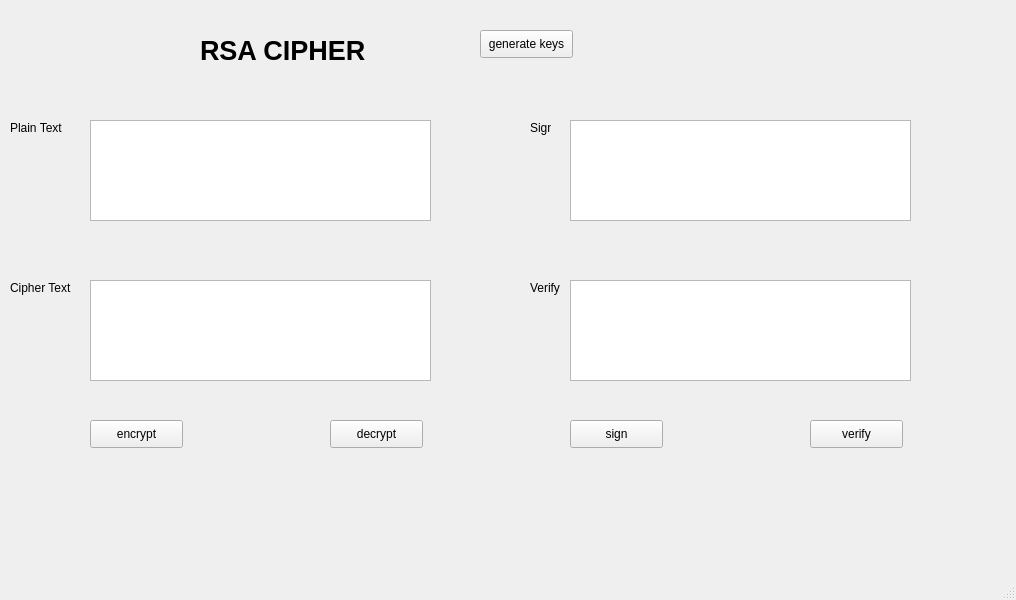
<?xml version="1.0" encoding="UTF-8"?>
<ui version="4.0">
 <class>MainWindow</class>
 <widget class="QMainWindow" name="MainWindow">
  <property name="geometry">
   <rect>
    <x>0</x>
    <y>0</y>
    <width>1016</width>
    <height>600</height>
   </rect>
  </property>
  <property name="windowTitle">
   <string>MainWindow</string>
  </property>
  <widget class="QWidget" name="centralwidget">
   <widget class="QLabel" name="label">
    <property name="geometry">
     <rect>
      <x>200</x>
      <y>30</y>
      <width>271</width>
      <height>41</height>
     </rect>
    </property>
    <property name="font">
     <font>
      <pointsize>20</pointsize>
      <weight>75</weight>
      <bold>true</bold>
     </font>
    </property>
    <property name="text">
     <string>RSA CIPHER</string>
    </property>
   </widget>
   <widget class="QLabel" name="label_2">
    <property name="geometry">
     <rect>
      <x>10</x>
      <y>120</y>
      <width>71</width>
      <height>16</height>
     </rect>
    </property>
    <property name="text">
     <string>Plain Text</string>
    </property>
   </widget>
   <widget class="QPlainTextEdit" name="txtplaintext">
    <property name="geometry">
     <rect>
      <x>90</x>
      <y>120</y>
      <width>341</width>
      <height>101</height>
     </rect>
    </property>
   </widget>
   <widget class="QPlainTextEdit" name="txtcptext">
    <property name="geometry">
     <rect>
      <x>90</x>
      <y>280</y>
      <width>341</width>
      <height>101</height>
     </rect>
    </property>
   </widget>
   <widget class="QLabel" name="label_3">
    <property name="geometry">
     <rect>
      <x>10</x>
      <y>280</y>
      <width>71</width>
      <height>16</height>
     </rect>
    </property>
    <property name="text">
     <string>Cipher Text</string>
    </property>
   </widget>
   <widget class="QPlainTextEdit" name="txtsign">
    <property name="geometry">
     <rect>
      <x>570</x>
      <y>120</y>
      <width>341</width>
      <height>101</height>
     </rect>
    </property>
   </widget>
   <widget class="QLabel" name="label_4">
    <property name="geometry">
     <rect>
      <x>530</x>
      <y>120</y>
      <width>21</width>
      <height>16</height>
     </rect>
    </property>
    <property name="text">
     <string>Sign</string>
    </property>
   </widget>
   <widget class="QPlainTextEdit" name="txtverify">
    <property name="geometry">
     <rect>
      <x>570</x>
      <y>280</y>
      <width>341</width>
      <height>101</height>
     </rect>
    </property>
   </widget>
   <widget class="QLabel" name="label_5">
    <property name="geometry">
     <rect>
      <x>530</x>
      <y>280</y>
      <width>31</width>
      <height>16</height>
     </rect>
    </property>
    <property name="text">
     <string>Verify</string>
    </property>
   </widget>
   <widget class="QPushButton" name="btnen">
    <property name="geometry">
     <rect>
      <x>90</x>
      <y>420</y>
      <width>93</width>
      <height>28</height>
     </rect>
    </property>
    <property name="text">
     <string>encrypt</string>
    </property>
   </widget>
   <widget class="QPushButton" name="btnde">
    <property name="geometry">
     <rect>
      <x>330</x>
      <y>420</y>
      <width>93</width>
      <height>28</height>
     </rect>
    </property>
    <property name="text">
     <string>decrypt</string>
    </property>
   </widget>
   <widget class="QPushButton" name="btnverify">
    <property name="geometry">
     <rect>
      <x>570</x>
      <y>420</y>
      <width>93</width>
      <height>28</height>
     </rect>
    </property>
    <property name="text">
     <string>sign</string>
    </property>
   </widget>
   <widget class="QPushButton" name="btnsign">
    <property name="geometry">
     <rect>
      <x>810</x>
      <y>420</y>
      <width>93</width>
      <height>28</height>
     </rect>
    </property>
    <property name="text">
     <string>verify</string>
    </property>
   </widget>
   <widget class="QPushButton" name="btngenerate">
    <property name="geometry">
     <rect>
      <x>480</x>
      <y>30</y>
      <width>93</width>
      <height>28</height>
     </rect>
    </property>
    <property name="text">
     <string>generate keys</string>
    </property>
   </widget>
  </widget>
  <widget class="QMenuBar" name="menubar">
   <property name="geometry">
    <rect>
     <x>0</x>
     <y>0</y>
     <width>1016</width>
     <height>21</height>
    </rect>
   </property>
  </widget>
  <widget class="QStatusBar" name="statusbar"/>
 </widget>
 <resources/>
 <connections/>
</ui>
